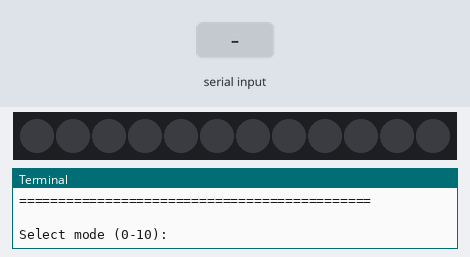
Bench run of a program on a simulated Raspberry Pi (BCM pin numbers). Parts: 12 RGB LEDs in strip order, left to right, the last lines printed to the terminal. The test bench sets the inputs (shaded band). Dim RGB values are drawn brighter than linear; random numbers come from a fixed seed; threads take turns every 2 ms.

Above: at 1.2 s.
1.3 s: "9" typed at the terminal, then Enter
At 2.3 s:
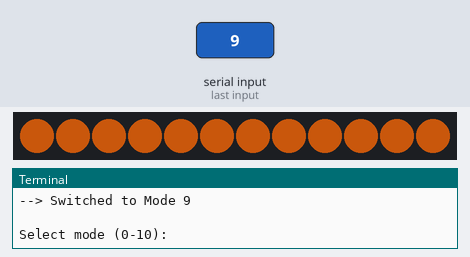
2.9 s: "8" typed at the terminal, then Enter
At 4.0 s:
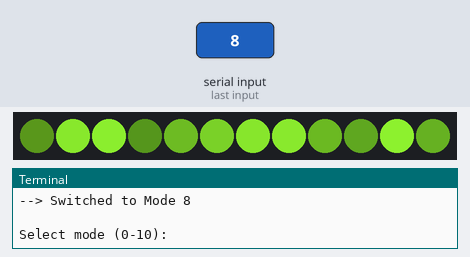
4.6 s: "3" typed at the terminal, then Enter
At 5.5 s:
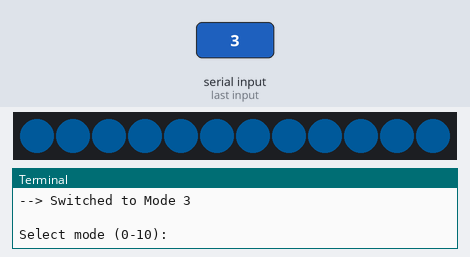
6.4 s: "5" typed at the terminal, then Enter
At 7.02 s:
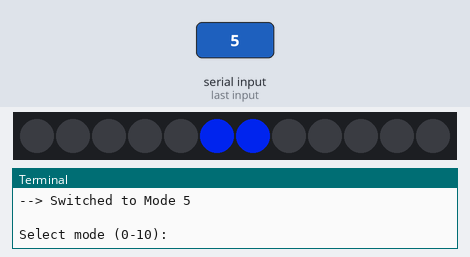
9.0 s: "7" typed at the terminal, then Enter
At 9.52 s:
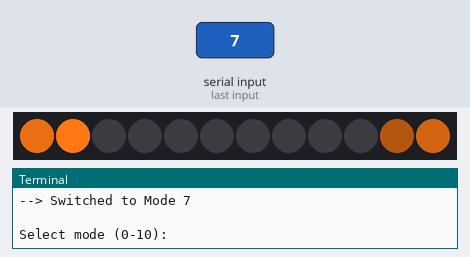

The program:

light_sandbox.py
```python
import time
import threading
import math
import random
from rpi_ws281x import PixelStrip, Color

# LED Configuration
LED_COUNT = 12
LED_PIN = 10
LED_FREQ_HZ = 800000
LED_DMA = 10
LED_BRIGHTNESS = 255
LED_INVERT = False
LED_CHANNEL = 0

strip = PixelStrip(LED_COUNT, LED_PIN, LED_FREQ_HZ, LED_DMA, LED_INVERT, LED_BRIGHTNESS, LED_CHANNEL)
strip.begin()

stop_event = threading.Event()
current_mode = None

def set_color(r, g, b):
    for i in range(strip.numPixels()):
        strip.setPixelColor(i, Color(r, g, b))
    strip.show()

def animation_worker():
    current_flicker = 0.5  # For campfire state

    while not stop_event.is_set():
        if current_mode == '1': # Digital Heartbeat
            R, G, B = 255, 0, 100
            steps, delay = 50, 0.02
            for i in range(steps + 1):
                if stop_event.is_set() or current_mode != '1': break
                level = i / steps
                set_color(int(R * level), int(G * level), int(B * level))
                time.sleep(delay)
            for i in range(steps, -1, -1):
                if stop_event.is_set() or current_mode != '1': break
                level = i / steps
                set_color(int(R * level), int(G * level), int(B * level))
                time.sleep(delay)
            time.sleep(0.5)

        elif current_mode == '2': # Sunlight Breath
            R, G, B = 255, 180, 50
            steps, delay = 100, 0.03
            for i in range(steps + 1):
                if stop_event.is_set() or current_mode != '2': break
                level = i / steps
                set_color(int(R * level), int(G * level), int(B * level))
                time.sleep(delay)
            for i in range(steps, -1, -1):
                if stop_event.is_set() or current_mode != '2': break
                level = i / steps
                set_color(int(R * level), int(G * level), int(B * level))
                time.sleep(delay)
            time.sleep(1.0)

        elif current_mode == '3': # Ocean Wave
            R, G, B = 0, 150, 255
            in_steps, in_delay = 100, 0.04  # 4s build up
            out_steps, out_delay = 100, 0.02 # 2s recede
            for i in range(in_steps + 1):
                if stop_event.is_set() or current_mode != '3': break
                level = i / in_steps
                eased = (1 - math.cos(level * math.pi)) / 2
                set_color(int(R * eased), int(G * eased), int(B * eased))
                time.sleep(in_delay)
            for i in range(out_steps, -1, -1):
                if stop_event.is_set() or current_mode != '3': break
                level = i / out_steps
                eased = (1 - math.cos(level * math.pi)) / 2
                set_color(int(R * eased), int(G * eased), int(B * eased))
                time.sleep(out_delay)
            time.sleep(0.5)

        elif current_mode == '4': # Campfire (Gentle)
            if stop_event.is_set() or current_mode != '4':
                continue
            R, G, B = 255, 110, 15
            target = random.uniform(0.4, 1.0)
            steps = 20
            diff = (target - current_flicker) / steps
            for i in range(steps):
                if stop_event.is_set() or current_mode != '4': break
                current_flicker += diff
                set_color(int(R * current_flicker), int(G * current_flicker), int(B * current_flicker))
                time.sleep(0.01)
            time.sleep(random.uniform(0.05, 0.2))

        elif current_mode == '5': # Deep-Sea Split (HRI Blue Split)
            if stop_event.is_set() or current_mode != '5':
                continue
            R, G, B = 0, 30, 200 # Soft Blue
            for pos in range(6): # Center is between 5 and 6
                if stop_event.is_set() or current_mode != '5': break
                for i in range(strip.numPixels()):
                    strip.setPixelColor(i, Color(0,0,0)) # clear
                strip.setPixelColor(5 - pos, Color(R, G, B))
                strip.setPixelColor(6 + pos, Color(R, G, B))
                if pos > 0:
                    strip.setPixelColor(5 - pos + 1, Color(int(R*0.3), int(G*0.3), int(B*0.3)))
                    strip.setPixelColor(6 + pos - 1, Color(int(R*0.3), int(G*0.3), int(B*0.3)))
                strip.show()
                time.sleep(0.2)
            for i in range(strip.numPixels()):
                strip.setPixelColor(i, Color(0,0,0))
            strip.show()
            time.sleep(1.0)

        elif current_mode in ['6', '7']: # Gentle Orbit (6=Blue, 7=Warm)
            if stop_event.is_set() or current_mode not in ['6', '7']:
                continue
            if current_mode == '6':
                R, G, B = 0, 80, 200 # Cyan/Blue
            else:
                R, G, B = 255, 120, 20 # Warm Amber/Yellow

            if not hasattr(animation_worker, "orbit_pos"):
                animation_worker.orbit_pos = 0.0

            animation_worker.orbit_pos += 0.15
            if animation_worker.orbit_pos >= strip.numPixels():
                animation_worker.orbit_pos -= strip.numPixels()

            pos = int(animation_worker.orbit_pos)
            for i in range(strip.numPixels()):
                dist = (pos - i) % strip.numPixels()
                if dist < 4:
                    intensity = 1.0 - (dist * 0.25)
                    strip.setPixelColor(i, Color(int(R * intensity), int(G * intensity), int(B * intensity)))
                else:
                    strip.setPixelColor(i, Color(0,0,0))
            strip.show()
            time.sleep(0.04)

        elif current_mode in ['8', '9', '10']: # Firefly Jar
            if stop_event.is_set() or current_mode not in ['8', '9', '10']:
                continue

            if current_mode == '8':
                r, g, b = 150, 255, 50
            elif current_mode == '9':
                r, g, b = 255, 110, 15
            else:
                r, g, b = 255, 80, 0

            if not hasattr(animation_worker, "fireflies"):
                animation_worker.fireflies = [[0.0, random.uniform(0.5, 1.0), 0.02] for _ in range(strip.numPixels())]
            for i in range(strip.numPixels()):
                f = animation_worker.fireflies[i]
                current, target, inc = f[0], f[1], f[2]
                if current < target:
                    current = min(target, current + inc)
                elif current > target:
                    current = max(target, current - inc)
                if abs(current - target) < 0.01:
                    if target > 0.1:
                        f[1] = 0.0
                        f[2] = random.uniform(0.01, 0.03)
                    else:
                        if random.random() < 0.05:
                            f[1] = random.uniform(0.5, 1.0)
                            f[2] = random.uniform(0.02, 0.05)
                f[0] = current
                strip.setPixelColor(i, Color(int(r * current), int(g * current), int(b * current)))
            strip.show()
            time.sleep(0.05)

        else:
            set_color(0, 0, 0)
            time.sleep(0.1)

    set_color(0, 0, 0)

print("\n" + "="*45)
print("     WOWBOX Final 9-Mode Sandbox     ")
print("="*45)
print("1) Digital Heartbeat (Baseline)")
print("2) Sunlight Breath (Warmth)")
print("3) Gentle Ocean Wave (Serenity)")
print("4) Campfire Glow (Gentle Coals)")
print("5) Deep-Sea Split (HRI Blue Split)")
print("6) Gentle Orbit (HRI Blue Circle)")
print("7) Warm Hearth Orbit (HRI Warm Circle)")
print("8) Firefly Jar (Nature Green/Yellow)")
print("9) Campfire Fireflies (Golden Ember)")
print("10) Old Fireflies (Deep Orange)")
print("0) Turn Off / Exit")
print("="*45)

t = threading.Thread(target=animation_worker)
t.daemon = True
t.start()

try:
    while True:
        choice = input("\nSelect mode (0-10): ").strip()
        if choice == '0':
            print("Exiting...")
            stop_event.set()
            t.join()
            break
        elif choice in [str(i) for i in range(1, 11)]:
            current_mode = choice
            print(f"--> Switched to Mode {choice}")
            # Clean up state variables when switching
            if choice not in ['8', '9'] and hasattr(animation_worker, "fireflies"):
                delattr(animation_worker, "fireflies")
            if choice not in ['6', '7'] and hasattr(animation_worker, "orbit_pos"):
                delattr(animation_worker, "orbit_pos")
        else:
            print("Invalid choice. Enter 0-9.")
except KeyboardInterrupt:
    stop_event.set()
    t.join()
```

Measured:
- after the input at 1.3 s, the LEDs: first change at once (image 1 shows a later state)
